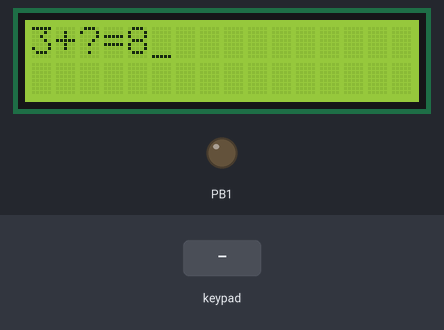
Simulated run of this program. Board: ATmega32, built with avr-gcc and emulated at 8 MHz. Parts: 16×2 character LCD, output pins drawn as LEDs (lit = HIGH). Wiring (inferred from the signals the program sends): 4×4 keypad with keys 7 8 9 / 4 5 6 * 1 2 3 - A 0 = +: rows PA0, PA1, PA2, PA3; columns PA4, PA5, PA6, PA7; character LCD (HD44780): RS PB0; E PB2; data PB4, PB5, PB6, PB7. The test bench sets the inputs (shaded band). Pins used as bus, display or sensor lines are not drawn. At 1.7 s the program stops and its outputs stay as they are.

Above: at 1.2 s.
1.3 s: key '7' pressed
At 2.8 s:
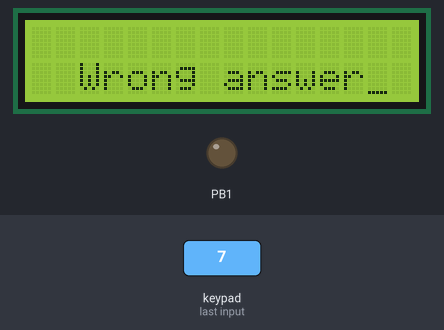
Timing chart, 0 to 3.2 s (numbered marks = the images above; inputs shaded):
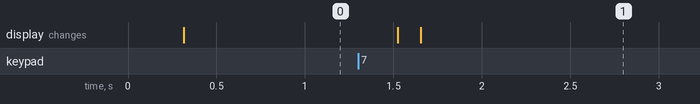

The program:

game.c
```c
#include <avr/io.h>
#include "timer.h"
#include "LCD.h"
#include "keypad_driver.h"
#define F_CPU 8000000UL
#include <util/delay.h>
#include <avr/interrupt.h>

volatile int flag1=0,flag2=0;

int main(void)
{
	int x;
	keypad_vInit();
	LCD_vInit();
	LCD_vSend_string("3+?=8");
	timer_CTC_init_interrupt();


	    do{
			   if(flag1>=1000)
			   {
				   flag2=1;
			   }
		       x=keypad_u8check_press();
			   _delay_ms(200);

		   }while(x==NOTPRESSED && flag2==0 );

			if(x==NOTPRESSED)
			{
				LCD_clearscreen();
				LCD_movecursor(2,4);
				LCD_vSend_string("Time over");
			}
			else if (x=='5')
			{
				LCD_clearscreen();
				LCD_movecursor(2,4);
				LCD_vSend_string("Well done");
			}
			else
			{
				LCD_clearscreen();
				LCD_movecursor(2,3);
				LCD_vSend_string("Wrong answer");
			}
}


ISR(TIMER0_COMP_vect)
{
	flag1++;
}
```

std_macros.h
```c
/*
 * std_macros.h
 *
 *  Author: BAYOUMII
 */
#define REGISTER_SIZE 8
#define SET_BIT(reg,bit)    reg|=(1<<bit)
#define CLR_BIT(reg,bit)    reg&=(~(1<<bit))
#define TOG_BIT(reg,bit)    reg^=(1<<bit)
#define READ_BIT(reg,bit)    (reg&(1<<bit))>>bit
#define IS_BIT_SET(reg,bit)  (reg&(1<<bit))>>bit
#define IS_BIT_CLR(reg,bit)  !((reg&(1<<bit))>>bit)
#define ROR(reg,num)         reg=(reg<<(REGISTER_SIZE-num))|(reg>>(num))
#define ROL(reg,num)        reg= (reg>>(REGISTER_SIZE-num))|(reg<<(num))
```

timer.c
```c
/*
 * timer.c
 *
 *  Author: BAYOUMII
 */

#include "std_macros.h"
#include <avr/io.h>
#include <avr/interrupt.h>
void timer_CTC_init_interrupt(void)
{
	/* select CTC mode*/
	SET_BIT(TCCR0,WGM01);
	/* load a value in OCR0 */
	OCR0=78;
	/* select timer clock */
	SET_BIT(TCCR0,CS00);
	SET_BIT(TCCR0,CS02);
	/* enable interrupt*/
	sei();
	SET_BIT(TIMSK,OCIE0);
}


void timer_wave_nonPWM(void)
{
	/* set OC0 as output pin */
	SET_BIT(DDRB,3);
	/* select CTC mode*/
	SET_BIT(TCCR0,WGM01);
	/* load a value in OCR0 */
	OCR0=64;
	/* select timer clock */
	SET_BIT(TCCR0,CS00);
	SET_BIT(TCCR0,CS02);
	/* toggle OC0 on compare match*/
	SET_BIT(TCCR0,COM00);
}

void timer_wave_fastPWM(void)
{
	/* set OC0 as output pin */
	SET_BIT(DDRB,3);
	/* select fast PWM mode*/
	SET_BIT(TCCR0,WGM00);
	SET_BIT(TCCR0,WGM01);
	/* load a value in OCR0 */
	OCR0=255;
	/* select timer clock */
	//SET_BIT(TCCR0,CS00);
	SET_BIT(TCCR0,CS01);
	/* Set OC0 on compare match, clear OC0 at BOTTOM,(inverting mode)*/
	//SET_BIT(TCCR0,COM00);
	SET_BIT(TCCR0,COM01);
}


void timer_wave_phasecorrectPWM(void)
{
	/* set OC0 as output pin */
	SET_BIT(DDRB,3);
	/* select phase correct PWM mode*/
	SET_BIT(TCCR0,WGM00);
	/* load a value in OCR0 */
	OCR0=64;
	/* select timer clock */
	SET_BIT(TCCR0,CS00);
	SET_BIT(TCCR0,CS02);
	/* Set OC0 on compare match when up-counting. Clear OC0 on compare match when down counting.*/
	SET_BIT(TCCR0,COM00);
	SET_BIT(TCCR0,COM01);
}
```

timer.h
```c
/*
 * timer.h
 *
 *  Author: BAYOUMII
 */


#ifndef TIMER_H_
#define TIMER_H_
/*
	Function Name        : timer_CTC_init_interrupt
	Function Returns     : void
	Function Arguments   : void
	Function Description : initialize the interrupt of the CTC mode of timer0.
*/
void timer_CTC_init_interrupt(void);

/*
	Function Name        : timer_wave_nonPWM
	Function Returns     : void
	Function Arguments   : void
	Function Description : initialize the generation of a wave on OC0 pin in non PWM mode.
*/
void timer_wave_nonPWM(void);


/*
	Function Name        : timer_wave_PWM
	Function Returns     : void
	Function Arguments   : void
	Function Description : initialize the generation of a wave on OC0 pin in fast PWM mode.
*/
void timer_wave_fastPWM(void);

/*
	Function Name        : timer_wave_phasecorrectPWM
	Function Returns     : void
	Function Arguments   : void
	Function Description : initialize the generation of a wave on OC0 pin in phase correct PWM mode.
*/

void timer_wave_phasecorrectPWM(void);
#endif /* TIMER_H_ */
```

LCD_config.h
```c
/*
 * LCD_config.h
 *
 *  Author: BAYOUMII
 */


#ifndef LCD_CONFIG_H_
#define LCD_CONFIG_H_
#define four_bits_mode
#endif /* LCD_CONFIG_H_ */
```

LCD.c
```c
/*
 * LCD.c
 *
 *  Author: BAYOUMII
 */
#include "LCD.h"
#define  F_CPU 8000000UL
#include <util/delay.h>

void LCD_vInit(void)
{
	_delay_ms(200);
	#if defined eight_bits_mode
	DIO_vsetPINDir('A',0,1);
	DIO_vsetPINDir('A',1,1);
	DIO_vsetPINDir('A',2,1);
	DIO_vsetPINDir('A',3,1);
	DIO_vsetPINDir('A',4,1);
	DIO_vsetPINDir('A',5,1);
	DIO_vsetPINDir('A',6,1);
	DIO_vsetPINDir('A',7,1);
	DIO_vsetPINDir('B',EN,1);
	DIO_vsetPINDir('B',RW,1);
	DIO_vsetPINDir('B',RS,1);
	DIO_write('B',RW,0);
	LCD_vSend_cmd(EIGHT_BITS); //8 bit mode
	_delay_ms(1);
	LCD_vSend_cmd(CURSOR_ON_DISPLAN_ON);//display on cursor on
	_delay_ms(1);
	LCD_vSend_cmd(CLR_SCREEN);//clear the screen
	_delay_ms(10);
	LCD_vSend_cmd(ENTRY_MODE); //entry mode
	_delay_ms(1);

	#elif defined four_bits_mode
	DIO_vsetPINDir('B',4,1);
	DIO_vsetPINDir('B',5,1);
	DIO_vsetPINDir('B',6,1);
	DIO_vsetPINDir('B',7,1);
	DIO_vsetPINDir('B',EN,1);
	DIO_vsetPINDir('B',RW,1);
	DIO_vsetPINDir('B',RS,1);
   	DIO_write('B',RW,0);
	LCD_vSend_cmd(RETURN_HOME); //return home
	_delay_ms(10);
	LCD_vSend_cmd(FOUR_BITS); //4bit mode
	_delay_ms(1);
	LCD_vSend_cmd(CURSOR_ON_DISPLAN_ON);//display on cursor on
	_delay_ms(1);
	LCD_vSend_cmd(CLR_SCREEN);//clear the screen
	_delay_ms(10);
	LCD_vSend_cmd(ENTRY_MODE); //entry mode
	_delay_ms(1);
	#endif
}


static void send_falling_edge(void)
{
	DIO_write('B',EN,1);
	_delay_ms(2);
	DIO_write('B',EN,0);
	_delay_ms(2);
}
void LCD_vSend_cmd(char cmd)
{
	#if defined eight_bits_mode
	DIO_write_port('A',cmd);
	DIO_write('B',RS,0);
	send_falling_edge();

	#elif defined four_bits_mode
	write_high_nibble('B',cmd>>4);
	DIO_write('B',RS,0);
	send_falling_edge();
	write_high_nibble('B',cmd);
	DIO_write('B',RS,0);
	send_falling_edge();
	#endif
	_delay_ms(1);
}

void LCD_vSend_char(char data)
{
	#if defined eight_bits_mode
	DIO_write_port('A',data);
	DIO_write('B',RS,1);
	send_falling_edge();

	#elif defined four_bits_mode
	write_high_nibble('B',data>>4);
	DIO_write('B',RS,1);
	send_falling_edge();
	write_high_nibble('B',data);
	DIO_write('B',RS,1);
	send_falling_edge();
	#endif
	_delay_ms(1);
}


void LCD_vSend_string(char *data)
{
	while((*data)!='\0')
	{
		LCD_vSend_char(*data);
		data++;
	}
}
void LCD_clearscreen()
{
	LCD_vSend_cmd(CLR_SCREEN);
	_delay_ms(10);
}
void LCD_movecursor(char row,char coloumn)
{
	char data ;
	if(row>2||row<1||coloumn>16||coloumn<1)
	{
		data=0x80;
	}
	else if(row==1)
	{
		data=0x80+coloumn-1 ;
	}
	else if (row==2)
	{
		data=0xc0+coloumn-1;
	}
	LCD_vSend_cmd(data);
	_delay_ms(1);
}
```

LCD.h
```c
/*
 * LCD.h
 *
 *  Author: BAYOUMII
 */

#ifndef LCD_H_
#define LCD_H_
#include "DIO.h"
#include "LCD_config.h"
#define CLR_SCREEN 0x01
#define CURSOR_ON_DISPLAN_ON 0x0e
#define RETURN_HOME 0x02
#define ENTRY_MODE 0x06
#if defined four_bits_mode
#define EN 2
#define RS 0
#define RW 1
#define FOUR_BITS 0x28
#elif defined eight_bits_mode
#define EN 0
#define RS 1
#define RW 2
#define EIGHT_BITS 0x38
#endif
void LCD_vInit(void);
static void send_falling_edge(void);
void LCD_vSend_cmd(char cmd);
void LCD_vSend_char(char data);
void LCD_vSend_string(char *data);
void LCD_clearscreen();
void LCD_movecursor(char row,char coloumn);

#endif /* LCD_H_ */
```

keypad_driver.c
```c
/*
 * keypad_driver.c
 *
 *  Author: BAYOUMII
 */
 #include "keypad_driver.h"
 void keypad_vInit()
 {
	 DIO_vsetPINDir('A',0,1);
	 DIO_vsetPINDir('A',1,1);
	 DIO_vsetPINDir('A',2,1);
	 DIO_vsetPINDir('A',3,1);
	 DIO_vsetPINDir('A',4,0);
	 DIO_vsetPINDir('A',5,0);
	 DIO_vsetPINDir('A',6,0);
	 DIO_vsetPINDir('A',7,0);
	 DIO_vconnectpullup('A',4,1);
	 DIO_vconnectpullup('A',5,1);
	 DIO_vconnectpullup('A',6,1);
	 DIO_vconnectpullup('A',7,1);

 }
 char keypad_u8check_press()
 {
	 char arr[4][4]={{'7','8','9','/'},{'4','5','6','*'},{'1','2','3','-'},{'A','0','=','+'}};
	 char row,coloumn,x;
	 char returnval=NOTPRESSED;
	 for(row=0;row<4;row++)
	 {
	 DIO_write('A',0,1);
	 DIO_write('A',1,1);
	 DIO_write('A',2,1);
	 DIO_write('A',3,1);
	 DIO_write('A',row,0);

		for(coloumn=0;coloumn<4;coloumn++)
		{
		 x=DIO_u8read('A',(coloumn+4));
		 if(x==0)
			 {
			 returnval=arr[row][coloumn];
			 break;
			 }
		}
	 if(x==0)
		{
		 break;
		}
	 }
	 return returnval ;
 }
```

keypad_driver.h
```c
/*
 * keypad_driver.h
 *
 *  Author: BAYOUMII
 */


#ifndef KEYPAD_DRIVER_H_
#define KEYPAD_DRIVER_H_
#define NOTPRESSED 0xff
#include "DIO.h"
void keypad_vInit();
char keypad_u8check_press();
#endif /* KEYPAD_DRIVER_H_ */
```

DIO.c
```c
#include <avr/io.h>
#include "std_macros.h"
void DIO_vsetPINDir(unsigned char portname,unsigned char pinnumber,unsigned char direction)
{
	switch(portname)
	{


		case 'A':
		if(direction==1)
		{
			SET_BIT(DDRA,pinnumber);//Set the direction of the given pin in port A as output
		}
		else
		{
			CLR_BIT(DDRA,pinnumber);//Set the direction of the given pin in port A as input
		}
		break;
		case 'B':
		if(direction==1)
		{
			SET_BIT(DDRB,pinnumber);//Set the direction of the given pin in port B as output
		}
		else
		{
			CLR_BIT(DDRB,pinnumber);//Set the direction of the given pin in port B as input
		}
		break;
		case 'C':
		if(direction==1)
		{
			SET_BIT(DDRC,pinnumber);//Set the direction of the given pin in port C as output
		}
		else
		{
			CLR_BIT(DDRC,pinnumber);//Set the direction of the given pin in port C as input
		}
		break;
		case 'D':
		if(direction==1)
		{
			SET_BIT(DDRD,pinnumber);//Set the direction of the given pin in port D as output
		}
		else
		{
			CLR_BIT(DDRD,pinnumber);//Set the direction of the given pin in port D as input
		}
		break;
		default:
		break;
	}
}


void DIO_write(unsigned char portname,unsigned char pinnumber,unsigned char outputvalue)
{
	switch(portname)
	{
		case 'A' :

		if(outputvalue==1)
		{
			SET_BIT(PORTA,pinnumber);//Set the value of the given pin in port A as High
		}
		else
		{
			CLR_BIT(PORTA,pinnumber);//Set the value of the given pin in port A as Low
		}
		break ;
		case 'B':

		if(outputvalue==1)
		{
			SET_BIT(PORTB,pinnumber);//Set the value of the given pin in port B as High
		}
		else
		{
			CLR_BIT(PORTB,pinnumber);//Set the value of the given pin in port B as Low
		}
		break ;
		case 'C' :

		if(outputvalue==1)
		{
			SET_BIT(PORTC,pinnumber);//Set the value of the given pin in port C as High
		}
		else
		{
			CLR_BIT(PORTC,pinnumber);//Set the value of the given pin in port C as Low
		}
		break ;
		case 'D':

		if(outputvalue==1)
		{
			SET_BIT(PORTD,pinnumber);//Set the value of the given pin in port D as High
		}
		else
		{
			CLR_BIT(PORTD,pinnumber);//Set the value of the given pin in port D as Low
		}
		break ;
		default: break ;
	}
}


unsigned char DIO_u8read(unsigned char portname,unsigned char pinnumber)
{
	unsigned char return_value=0;
	switch(portname)
	{
		case 'A' :
		return_value=READ_BIT(PINA,pinnumber);//Read the value from the given pin in port A
		break;

		case 'B' :
		return_value=READ_BIT(PINB,pinnumber);//Read the value from the given pin in port B
		break;

		case 'C' :
		return_value=READ_BIT(PINC,pinnumber);//Read the value from the given pin in port C
		break;

		case 'D' :
		return_value=READ_BIT(PIND,pinnumber);//Read the value from the given pin in port D
		break;
		default:
		break;
	}
	return return_value ;
}
void DIO_toggle(unsigned char portname,unsigned char pinnumber)
{
	switch(portname)
	{
		case 'A':
		TOG_BIT(PORTA,pinnumber);//Toggle the value of the given pin in port A
		break;
		case 'B':
		TOG_BIT(PORTB,pinnumber);//Toggle the value of the given pin in port B
		break;
		case 'C':
		TOG_BIT(PORTC,pinnumber);//Toggle the value of the given pin in port C
		break;
		case 'D':
		TOG_BIT(PORTD,pinnumber);//Toggle the value of the given pin in port D
		break;
		default: break;
	}
}
void DIO_set_port_direction(unsigned char portname,unsigned char direction)
{
	switch(portname)
	{
		case 'A' :
		DDRA=direction; //set the direction of port A
		break ;
		case 'B':
		DDRB=direction; //set the direction of port B
		break ;
		case 'C' :
		DDRC=direction; //set the direction of port C
		break ;
		case 'D':
		DDRD=direction; //set the direction of port D
		break ;
		default:
		break ;
	}

}
void DIO_write_port(unsigned char portname,unsigned char portvalue)
{
	switch(portname)
	{
		case 'A' :
		PORTA=portvalue; //Write the given value to the port A
		break ;
		case 'B':
		PORTB=portvalue; //Write the given value to the port B
		break ;
		case 'C' :
		PORTC=portvalue; //Write the given value to the port C
		break ;
		case 'D':
		PORTD=portvalue; //Write the given value to the port D
		break ;
		default:
		 break ;
	}
}

unsigned char DIO_read_port(unsigned char portname)
{
	unsigned char return_val=0;
	switch(portname)
	{
		case 'A' :
		return_val=PINA; // read the value of port A
		break ;
		case 'B':
		return_val=PINB; // read the value of port B
		break ;
		case 'C' :
		return_val=PINC; // read the value of port C
		break ;
		case 'D':
		return_val=PIND; // read the value of port D
		break ;
		default:
		break ;
	}
	return return_val;
}

void DIO_vconnectpullup(char portname ,char pinnumber, char connect_pullup)
{
	switch(portname)
	{
		case 'A':
		if(connect_pullup==1)
		{
			SET_BIT(PORTA,pinnumber);
		}
		else
		{
			CLR_BIT(PORTA,pinnumber);
		}
		break;
		case 'B':
		if(connect_pullup==1)
		{
			SET_BIT(PORTB,pinnumber);
		}
		else
		{
			CLR_BIT(PORTB,pinnumber);
		}
		break;
		case 'C':
		if(connect_pullup==1)
		{
			SET_BIT(PORTC,pinnumber);

		}
		else
		{
			CLR_BIT(PORTC,pinnumber);
		}
		break;
		case 'D':
		if(connect_pullup==1)
		{
			SET_BIT(PORTD,pinnumber);

		}
		else
		{
			CLR_BIT(PORTD,pinnumber);
		}
		break;

	}
}

void write_low_nibble(unsigned char portname,unsigned char value)
{
	value&=0x0f;
	switch(portname)
	{
		case 'A':
		PORTA&=0xf0;
		PORTA|=value;
		case 'B':
		PORTB&=0xf0;
		PORTB|=value;
		case 'C':
		PORTC&=0xf0;
		PORTC|=value;
		case 'D':
		PORTD&=0xf0;
		PORTD|=value;
	}
}

void write_high_nibble(unsigned char portname,unsigned char value)
{
	value<<=4;
	switch(portname)
	{
		case 'A':
		PORTA&=0x0f;
		PORTA|=value;
		case 'B':
		PORTB&=0x0f;
		PORTB|=value;
		case 'C':
		PORTC&=0x0f;
		PORTC|=value;
		case 'D':
		PORTD&=0x0f;
		PORTD|=value;
	}
}
```

DIO.h
```c
#ifndef DIO_H_
#define DIO_H_
/*
	Function Name        : DIO_vsetPINDir
	Function Returns     : void
	Function Arguments   : unsigned char portname,unsigned char pinnumber,unsigned char direction
	Function Description : Set the direction of the given pin in the given port (direction 0 = input : 1 = output)
*/
void DIO_vsetPINDir(unsigned char portname,unsigned char pinnumber,unsigned char direction);

/*
	Function Name        : DIO_write
	Function Returns     : void
	Function Arguments   : unsigned char portname,unsigned char pinnumber,unsigned char outputvalue
	Function Description : Set the value of the given pin in the given port (outputvalue 0 = low : 1 = high)
*/
void DIO_write(unsigned char portname,unsigned char pinnumber,unsigned char outputvalue);

/*
	Function Name        : DIO_u8read
	Function Returns     : unsigned char
	Function Arguments   : unsigned char portname,unsigned char pinnumber
	Function Description : Returns 1 if the value of the given pin is high and zero if the value is low
*/
unsigned char DIO_u8read(unsigned char portname,unsigned char pinnumber);

/*
	Function Name        : DIO_toggle
	Function Returns     : void
	Function Arguments   : unsigned char portname,unsigned char pinnumber
	Function Description : Reverse the value of the given pin in the given port.
*/
void DIO_toggle(unsigned char portname,unsigned char pinnumber);

/*
	Function Name        : DIO_set_port_direction
	Function Returns     : void
	Function Arguments   : unsigned char portname,unsigned char direction
	Function Description : set the direction of whole port .
*/

void DIO_set_port_direction(unsigned char portname,unsigned char direction);


/*
	Function Name        : DIO_write_port
	Function Returns     : void
	Function Arguments   : unsigned char portname,unsigned char portvalue
	Function Description : Write the value to all port pins.
*/

void DIO_write_port(unsigned char portname,unsigned char portvalue);

/*
	Function Name        : DIO_read_port
	Function Returns     : unsigned char
	Function Arguments   : unsigned char portname
	Function Description : read the value of the port .
*/
unsigned char DIO_read_port(unsigned char portname);

/*
	Function Name        : DIO_vconnectpullup
	Function Returns     : void
	Function Arguments   : char portname ,char pinnumber, char connect_pullup
	Function Description : Connect and disconnect pull up resistor to the given pin at the given port
*/
void DIO_vconnectpullup(char portname ,char pinnumber, char connect_pullup);
/*
	Function Name        : write_low_nibble
	Function Returns     : void
	Function Arguments   : unsigned char portname,unsigned char value
	Function Description : write a value to the low nibble of the port
*/
void write_low_nibble(unsigned char portname,unsigned char value);
/*
	Function Name        : write_high_nibble
	Function Returns     : void
	Function Arguments   : unsigned char portname,unsigned char value
	Function Description : write a value to the high nibble of the port
*/
void write_high_nibble(unsigned char portname,unsigned char value);
#endif
```

Measured:
- after the input at 1.3 s, the display: first changes after 0.22 s (image 1 shows a later state)
